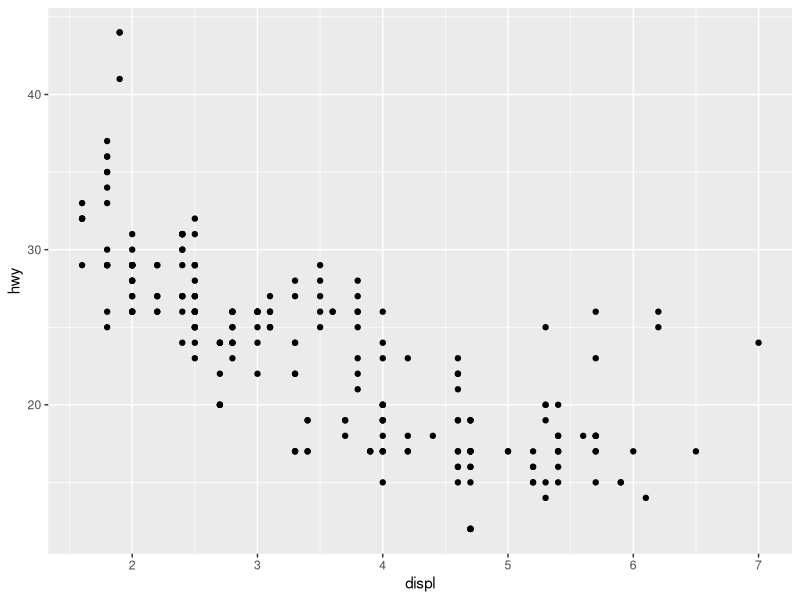
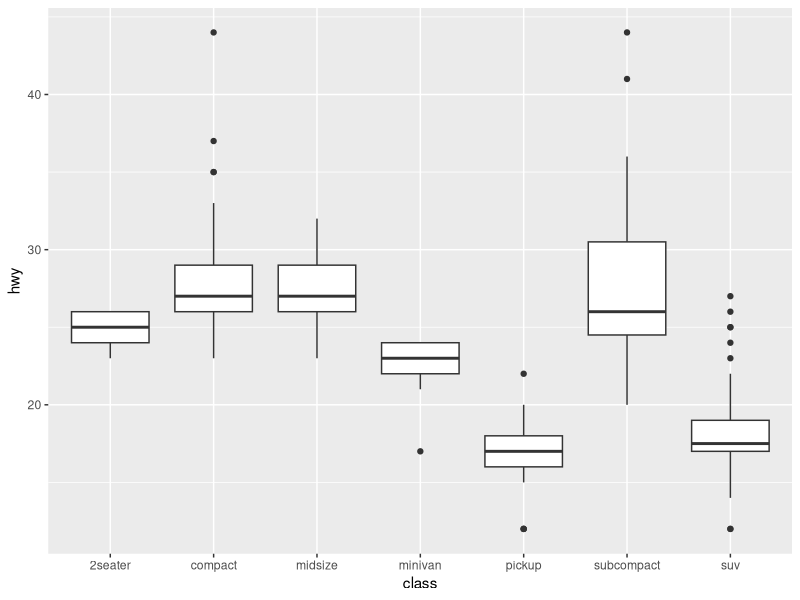
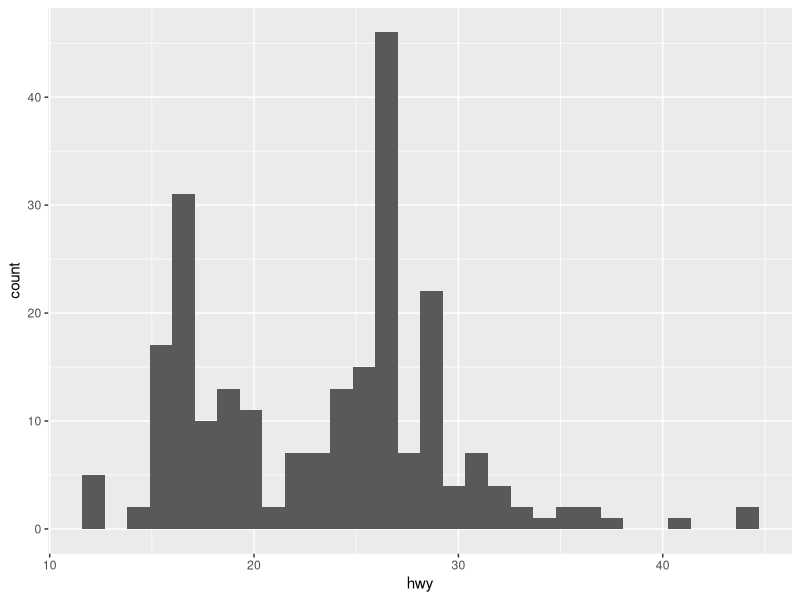
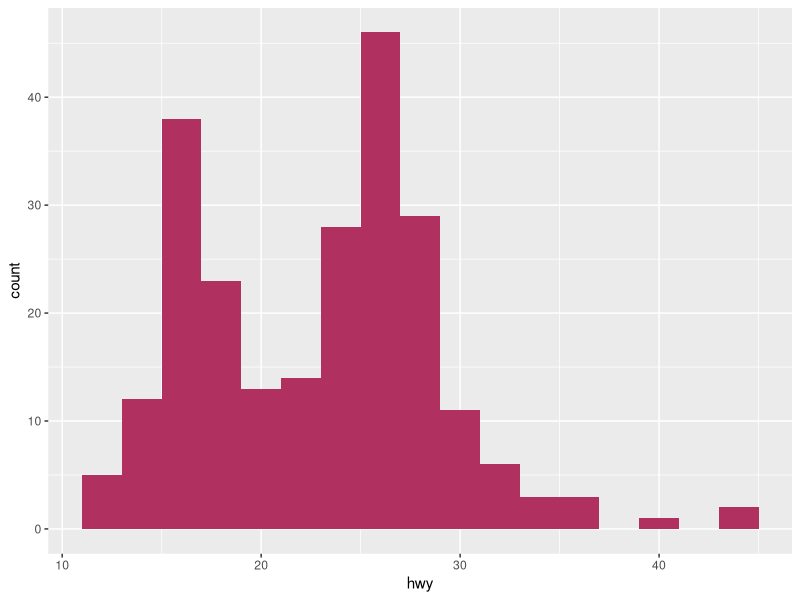
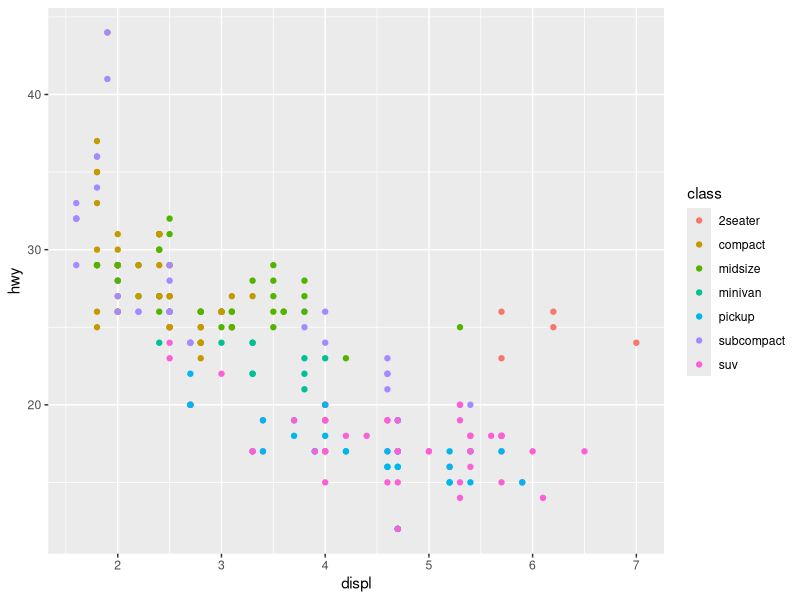
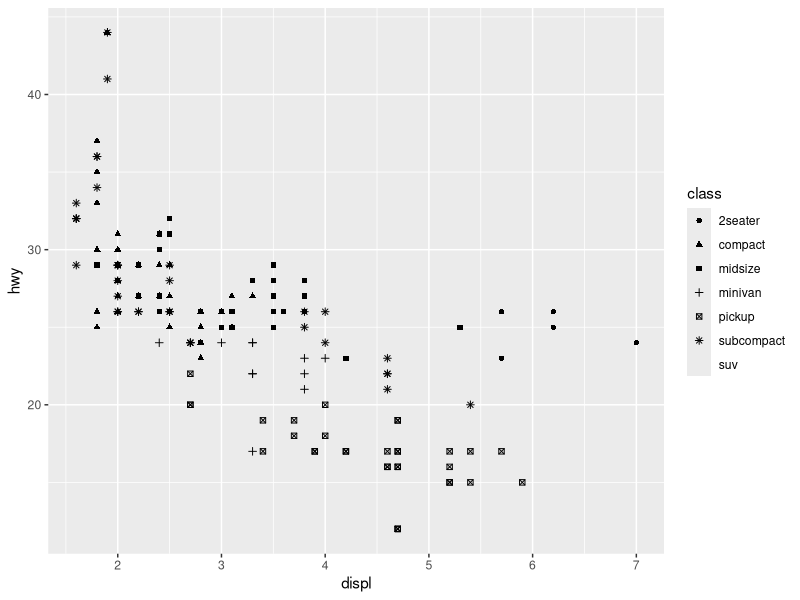
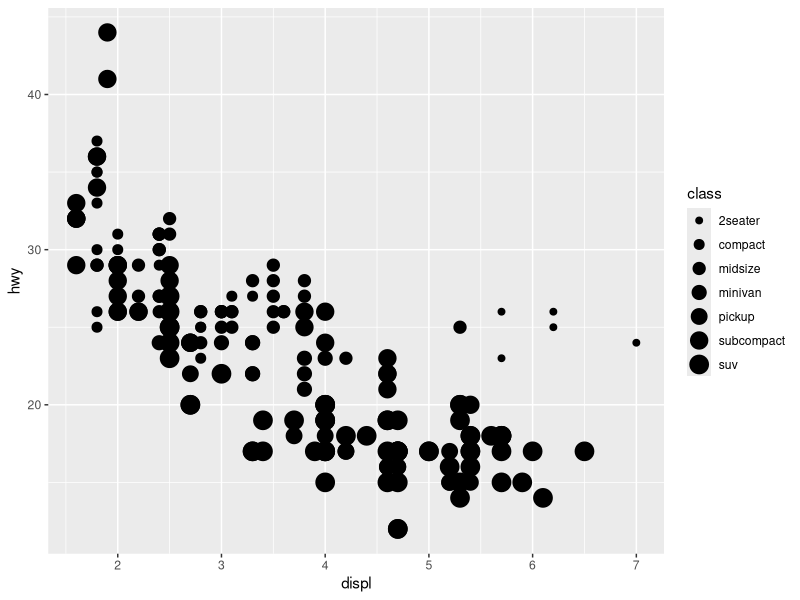
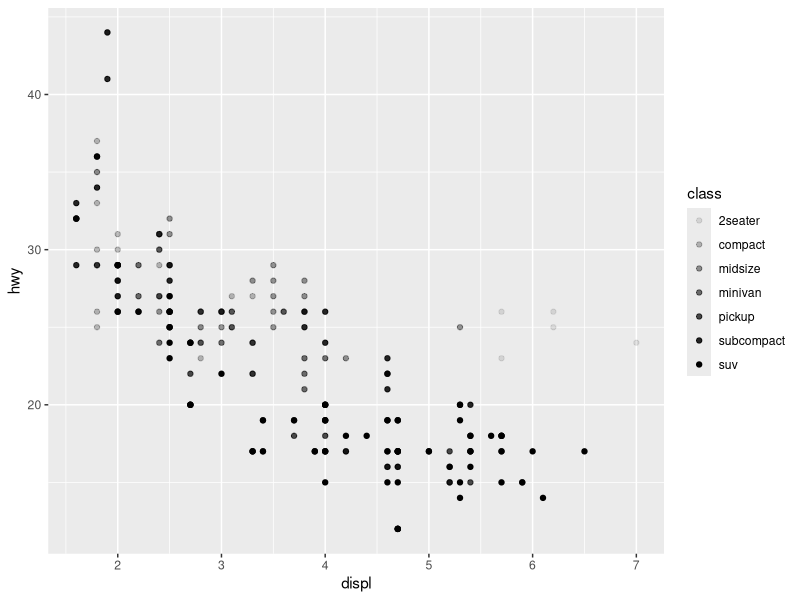

Write the R code that produced these figures, in order.
## ---- chunk 1
knitr::opts_chunk$set(echo = TRUE, comment="")
library(tidyverse)
## ---- chunk 2
data(mpg)
## ---- chunk 3
ggplot(data = mpg) +
  geom_point(mapping = aes(x = displ, y = hwy))
## ---- chunk 4
ggplot(data = mpg) +
  geom_boxplot(mapping = aes(x = class, y = hwy))
## ---- chunk 5
ggplot(data = mpg) +
  geom_histogram(mapping = aes(x = hwy))
## ---- chunk 6
ggplot(data = mpg) +
  geom_histogram(mapping = aes(x = hwy),binwidth = 2, fill="maroon")
## ---- chunk 7
ggplot(data = mpg) +
  geom_point(mapping = aes(x = displ, y = hwy, color=class))

## ---- chunk 8
ggplot(data = mpg) +
  geom_point(mapping = aes(x = displ, y = hwy, shape=class))
## ---- chunk 9
ggplot(data = mpg) +
  geom_point(mapping = aes(x = displ, y = hwy, size=class))
## ---- chunk 10
ggplot(data = mpg) +
  geom_point(mapping = aes(x = displ, y = hwy, alpha=class))
## ---- chunk 11
# Makes a plot that the commands below will modify
q <- ggplot(mpg) + geom_point(aes(x = displ, y = hwy))

q + facet_grid(. ~ cyl)
q + facet_grid(drv ~ .)
q + facet_grid(drv ~ cyl)
q + facet_wrap(~ class)
## ---- chunk 12

## ---- chunk 13
ggplot(mpg) + 
  geom_point(aes(displ, hwy)) +
  geom_smooth(aes(displ, hwy))
